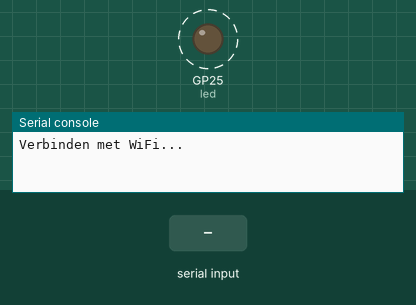
Simulated run of this program. Board: Raspberry Pi Pico running MicroPython. On the bench: output pins drawn as LEDs (lit = HIGH), the last lines printed to the serial console. Dashed ring = blinking. The test bench sets the inputs (shaded band). WiFi joins after 1.5 s; values from a settings file that is not in the repository are placeholders; outgoing connections fail.

Above: at 0.87 s.
1.3 s: " 2\n" received over the second serial link
At 2.3 s:
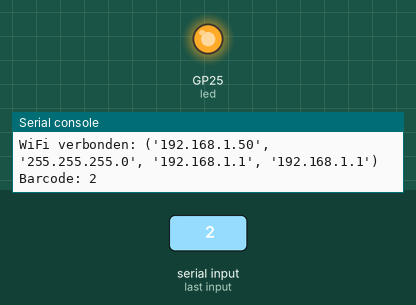
4.3 s: "1\n" received over the second serial link
At 7.0 s:
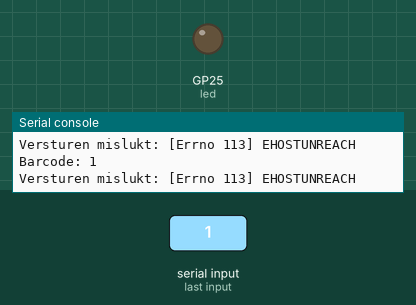
7.3 s: "0\n" received over the second serial link
At 8.1 s:
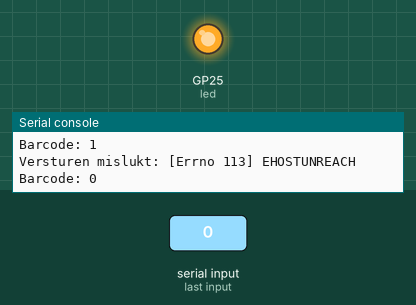
Timing chart, 0 to 10.5 s (numbered marks = the images above; inputs shaded):
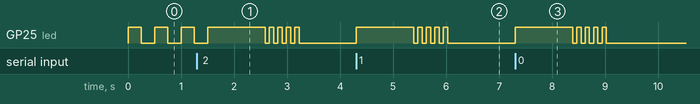

The program:

main.py
```python
# Pi Pico W: leest barcodes van een UART-scanner en stuurt ze via HTTP naar de barcoder-server.
import network
import socket
import time
from machine import UART, Pin

import config

led = Pin("LED", Pin.OUT)
uart = UART(0, baudrate=9600, tx=Pin(0), rx=Pin(1))

# Sommige scanners sluiten af met CR/LF, andere niet: na deze stilte is de scan compleet
SCAN_IDLE_MS = 80


def blink(times, ms=80):
    for _ in range(times):
        led.on()
        time.sleep_ms(ms)
        led.off()
        time.sleep_ms(ms)


def connect_wifi():
    wlan = network.WLAN(network.STA_IF)
    wlan.active(True)
    # Power save uit: anders kan de eerste request na een tijdje stilte merkbaar vertragen
    wlan.config(pm=getattr(network.WLAN, "PM_NONE", 0xA11140))
    if not wlan.isconnected():
        print("Verbinden met WiFi...")
        wlan.connect(config.WIFI_SSID, config.WIFI_PASSWORD)
        while not wlan.isconnected():
            led.toggle()
            time.sleep_ms(250)
    led.off()
    print("WiFi verbonden:", wlan.ifconfig())
    return wlan


def send(code):
    addr = socket.getaddrinfo(config.SERVER_HOST, config.SERVER_PORT)[0][-1]
    body = code.encode()
    header = (
        "POST /scan HTTP/1.0\r\n"
        "Host: {}\r\n"
        "Content-Type: text/plain\r\n"
        "Content-Length: {}\r\n\r\n"
    ).format(config.SERVER_HOST, len(body))
    s = socket.socket()
    s.settimeout(3)
    try:
        s.connect(addr)
        s.send(header.encode() + body)
        return s.recv(16)[8:10] == b" 2"  # "HTTP/1.x 2xx"
    finally:
        s.close()


def read_scans():
    buf = b""
    last = time.ticks_ms()
    while True:
        if uart.any():
            buf += uart.read()
            last = time.ticks_ms()
        elif buf and (b"\r" in buf or b"\n" in buf or time.ticks_diff(time.ticks_ms(), last) > SCAN_IDLE_MS):
            for part in buf.replace(b"\r", b"\n").split(b"\n"):
                code = part.decode("utf-8", "ignore").strip()
                if code:
                    yield code
            buf = b""
        else:
            time.sleep_ms(5)


def main():
    wlan = connect_wifi()
    for code in read_scans():
        print("Barcode:", code)
        led.on()
        if not wlan.isconnected():
            wlan = connect_wifi()
        try:
            ok = send(code)
        except OSError as e:
            print("Versturen mislukt:", e)
            ok = False
        led.off()
        if not ok:
            blink(5)


while True:
    try:
        main()
    except KeyboardInterrupt:
        break
    except Exception as e:
        print("Fout, herstart over 2s:", e)
        time.sleep(2)
```

Measured:
- after the input at 1.3 s, GP25 (led): LOW → HIGH after 0.20 s, then repeats every 0.16 s: LOW 0.08 s, HIGH 0.08 s, until it stays LOW from 3.2 s
- after the input at 4.3 s, GP25 (led): LOW → HIGH at once, then repeats every 0.16 s: LOW 0.08 s, HIGH 0.08 s, until it stays LOW from 6.0 s
- after the input at 7.3 s, GP25 (led): LOW → HIGH at once, then repeats every 0.16 s: LOW 0.08 s, HIGH 0.08 s, until it stays LOW from 9.0 s
- by itself, GP25 (led): alternates HIGH for 0.25 s and LOW for 0.25 s
